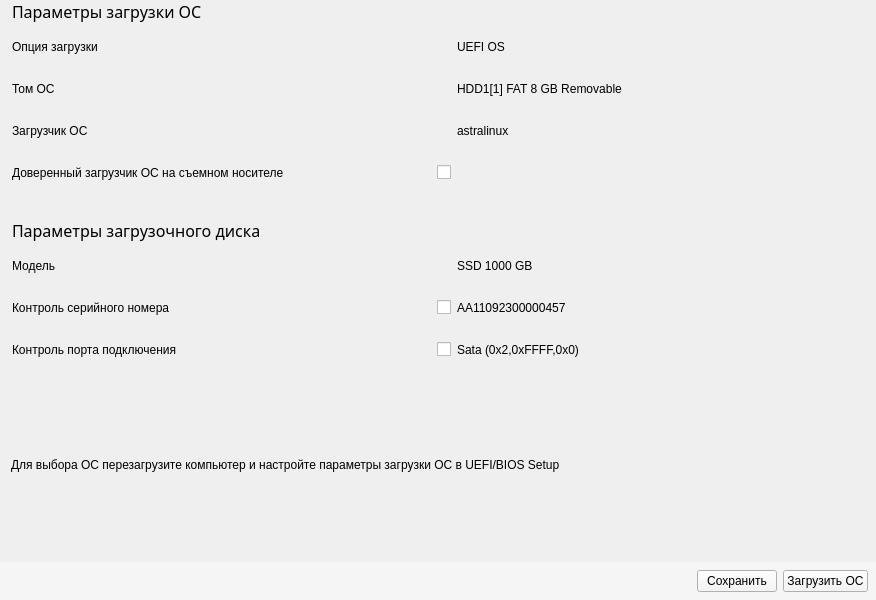
<?xml version="1.0" encoding="UTF-8"?>
<ui version="4.0">
 <class>SysLoadPanel</class>
 <widget class="QWidget" name="SysLoadPanel">
  <property name="geometry">
   <rect>
    <x>0</x>
    <y>0</y>
    <width>876</width>
    <height>600</height>
   </rect>
  </property>
  <property name="focusPolicy">
   <enum>Qt::StrongFocus</enum>
  </property>
  <property name="windowTitle">
   <string>Form</string>
  </property>
  <layout class="QVBoxLayout" name="verticalLayout">
   <property name="leftMargin">
    <number>0</number>
   </property>
   <property name="topMargin">
    <number>0</number>
   </property>
   <property name="rightMargin">
    <number>0</number>
   </property>
   <property name="bottomMargin">
    <number>0</number>
   </property>
   <item>
    <widget class="QLabel" name="sys_load_parms_label">
     <property name="font">
      <font>
       <family>Monospace Regular</family>
       <pointsize>12</pointsize>
       <weight>50</weight>
       <italic>false</italic>
       <bold>false</bold>
      </font>
     </property>
     <property name="styleSheet">
      <string notr="true">margin-left: 8px;</string>
     </property>
     <property name="text">
      <string>Параметры загрузки ОС</string>
     </property>
    </widget>
   </item>
   <item>
    <layout class="QGridLayout" name="gridLayout">
     <property name="leftMargin">
      <number>12</number>
     </property>
     <item row="7" column="0">
      <widget class="QLabel" name="port_ctl_label">
       <property name="minimumSize">
        <size>
         <width>400</width>
         <height>36</height>
        </size>
       </property>
       <property name="text">
        <string>Контроль порта подключения</string>
       </property>
      </widget>
     </item>
     <item row="4" column="0">
      <widget class="QLabel" name="bootable_disk_label">
       <property name="font">
        <font>
         <family>Monospace Regular</family>
         <pointsize>12</pointsize>
         <weight>50</weight>
         <italic>false</italic>
         <bold>false</bold>
        </font>
       </property>
       <property name="styleSheet">
        <string notr="true"/>
       </property>
       <property name="text">
        <string>
Параметры загрузочного диска</string>
       </property>
      </widget>
     </item>
     <item row="1" column="2">
      <widget class="QLabel" name="sys_volume_value">
       <property name="text">
        <string>HDD1[1] FAT 8 GB Removable</string>
       </property>
      </widget>
     </item>
     <item row="6" column="2">
      <widget class="QLabel" name="serial_ctl_value">
       <property name="text">
        <string>AA11092300000457</string>
       </property>
      </widget>
     </item>
     <item row="3" column="1">
      <widget class="Toggle" name="trusted_loader_check_box">
       <property name="sizePolicy">
        <sizepolicy hsizetype="Maximum" vsizetype="Maximum">
         <horstretch>0</horstretch>
         <verstretch>0</verstretch>
        </sizepolicy>
       </property>
       <property name="text">
        <string/>
       </property>
      </widget>
     </item>
     <item row="7" column="2">
      <widget class="QLabel" name="port_ctl_value">
       <property name="text">
        <string>Sata (0x2,0xFFFF,0x0)</string>
       </property>
      </widget>
     </item>
     <item row="2" column="2">
      <widget class="QLabel" name="sys_loader_value">
       <property name="text">
        <string>astralinux</string>
       </property>
      </widget>
     </item>
     <item row="3" column="0">
      <widget class="QLabel" name="trusted_loader_label">
       <property name="minimumSize">
        <size>
         <width>400</width>
         <height>36</height>
        </size>
       </property>
       <property name="text">
        <string>Доверенный загрузчик ОС на съемном носителе</string>
       </property>
      </widget>
     </item>
     <item row="5" column="2">
      <widget class="QLabel" name="disk_model_value">
       <property name="text">
        <string>SSD 1000 GB</string>
       </property>
      </widget>
     </item>
     <item row="2" column="0">
      <widget class="QLabel" name="sys_loader_label">
       <property name="minimumSize">
        <size>
         <width>0</width>
         <height>36</height>
        </size>
       </property>
       <property name="text">
        <string>Загрузчик ОС</string>
       </property>
      </widget>
     </item>
     <item row="1" column="0">
      <widget class="QLabel" name="sys_volume_label">
       <property name="minimumSize">
        <size>
         <width>0</width>
         <height>36</height>
        </size>
       </property>
       <property name="text">
        <string>Том ОС</string>
       </property>
      </widget>
     </item>
     <item row="5" column="0">
      <widget class="QLabel" name="disk_model_label">
       <property name="minimumSize">
        <size>
         <width>0</width>
         <height>36</height>
        </size>
       </property>
       <property name="text">
        <string>Модель</string>
       </property>
      </widget>
     </item>
     <item row="7" column="1">
      <widget class="Toggle" name="port_ctl_check_box">
       <property name="sizePolicy">
        <sizepolicy hsizetype="Maximum" vsizetype="Maximum">
         <horstretch>0</horstretch>
         <verstretch>0</verstretch>
        </sizepolicy>
       </property>
       <property name="text">
        <string/>
       </property>
      </widget>
     </item>
     <item row="0" column="0">
      <widget class="QLabel" name="load_option_label">
       <property name="minimumSize">
        <size>
         <width>0</width>
         <height>36</height>
        </size>
       </property>
       <property name="text">
        <string>Опция загрузки</string>
       </property>
      </widget>
     </item>
     <item row="0" column="2">
      <widget class="QLabel" name="load_option_value">
       <property name="text">
        <string>UEFI OS</string>
       </property>
      </widget>
     </item>
     <item row="6" column="1">
      <widget class="Toggle" name="serial_ctl_check_box">
       <property name="sizePolicy">
        <sizepolicy hsizetype="Maximum" vsizetype="Maximum">
         <horstretch>0</horstretch>
         <verstretch>0</verstretch>
        </sizepolicy>
       </property>
       <property name="text">
        <string/>
       </property>
      </widget>
     </item>
     <item row="6" column="0">
      <widget class="QLabel" name="serial_ctl_label">
       <property name="minimumSize">
        <size>
         <width>0</width>
         <height>36</height>
        </size>
       </property>
       <property name="text">
        <string>Контроль серийного номера</string>
       </property>
      </widget>
     </item>
    </layout>
   </item>
   <item>
    <spacer name="vertical_spacer_1">
     <property name="orientation">
      <enum>Qt::Vertical</enum>
     </property>
     <property name="sizeHint" stdset="0">
      <size>
       <width>20</width>
       <height>32</height>
      </size>
     </property>
    </spacer>
   </item>
   <item>
    <widget class="QLabel" name="reboot_label">
     <property name="styleSheet">
      <string notr="true">margin-left: 8px;</string>
     </property>
     <property name="text">
      <string>Для выбора ОС перезагрузите компьютер и настройте параметры загрузки ОС в UEFI/BIOS Setup</string>
     </property>
     <property name="margin">
      <number>0</number>
     </property>
    </widget>
   </item>
   <item>
    <spacer name="vertical_spacer_2">
     <property name="orientation">
      <enum>Qt::Vertical</enum>
     </property>
     <property name="sizeHint" stdset="0">
      <size>
       <width>20</width>
       <height>33</height>
      </size>
     </property>
    </spacer>
   </item>
   <item>
    <widget class="QWidget" name="widget" native="true">
     <property name="styleSheet">
      <string notr="true">background-color: #f5f5f5;</string>
     </property>
     <layout class="QHBoxLayout" name="horizontalLayout">
      <property name="spacing">
       <number>0</number>
      </property>
      <property name="leftMargin">
       <number>0</number>
      </property>
      <property name="topMargin">
       <number>8</number>
      </property>
      <property name="rightMargin">
       <number>8</number>
      </property>
      <property name="bottomMargin">
       <number>8</number>
      </property>
      <item>
       <spacer name="horizontal_spacer_1">
        <property name="orientation">
         <enum>Qt::Horizontal</enum>
        </property>
        <property name="sizeHint" stdset="0">
         <size>
          <width>40</width>
          <height>20</height>
         </size>
        </property>
       </spacer>
      </item>
      <item>
       <widget class="QPushButton" name="save_push_button">
        <property name="text">
         <string>Сохранить</string>
        </property>
       </widget>
      </item>
      <item>
       <spacer name="horizontal_spacer_2">
        <property name="orientation">
         <enum>Qt::Horizontal</enum>
        </property>
        <property name="sizeType">
         <enum>QSizePolicy::Fixed</enum>
        </property>
        <property name="sizeHint" stdset="0">
         <size>
          <width>6</width>
          <height>20</height>
         </size>
        </property>
       </spacer>
      </item>
      <item>
       <widget class="QPushButton" name="sys_load_push_button">
        <property name="text">
         <string>Загрузить ОС</string>
        </property>
       </widget>
      </item>
     </layout>
    </widget>
   </item>
  </layout>
 </widget>
 <customwidgets>
  <customwidget>
   <class>Toggle</class>
   <extends>QCheckBox</extends>
   <header>toggle</header>
  </customwidget>
 </customwidgets>
 <resources/>
 <connections/>
</ui>
